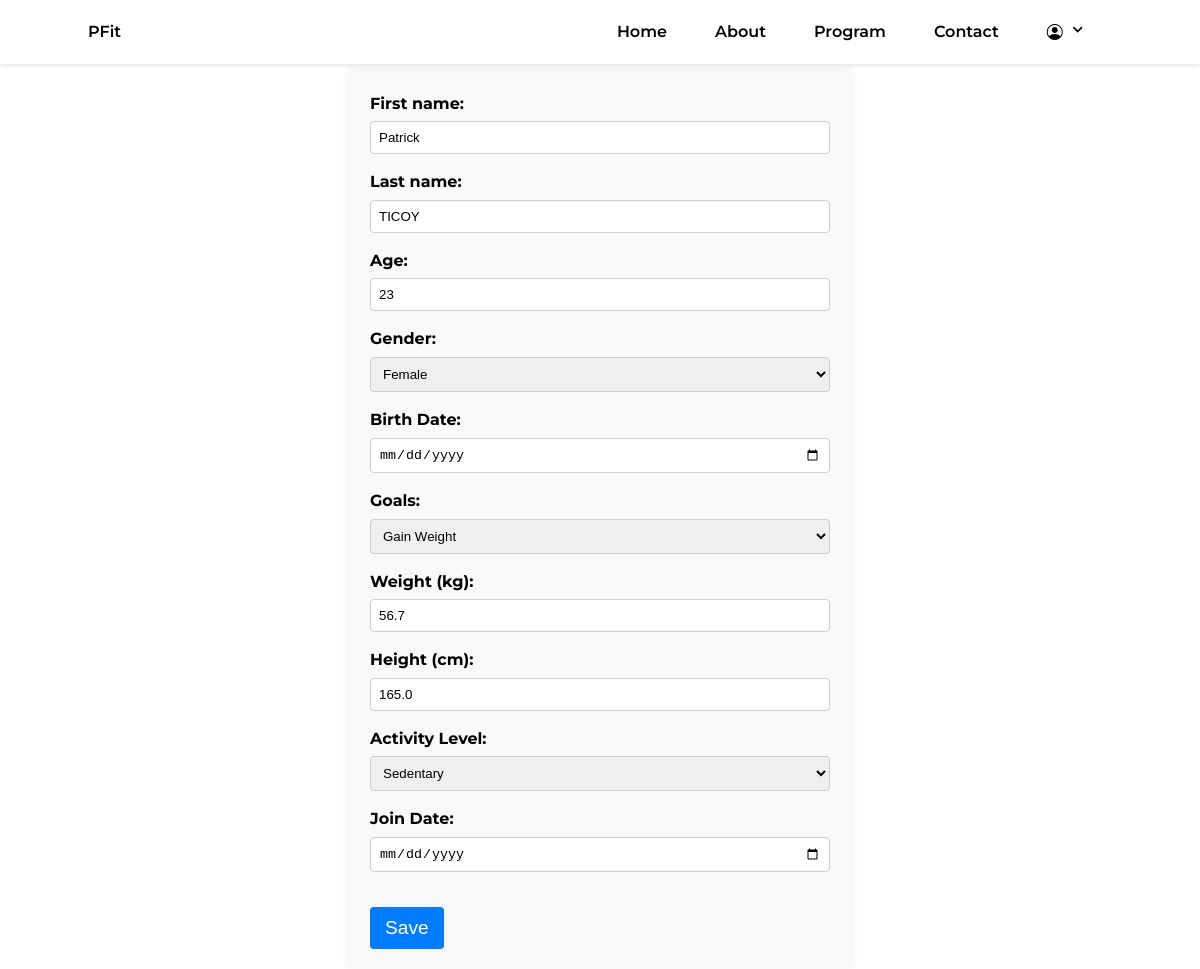
/info/edit/2/, run on an earlier commit of the app's database.
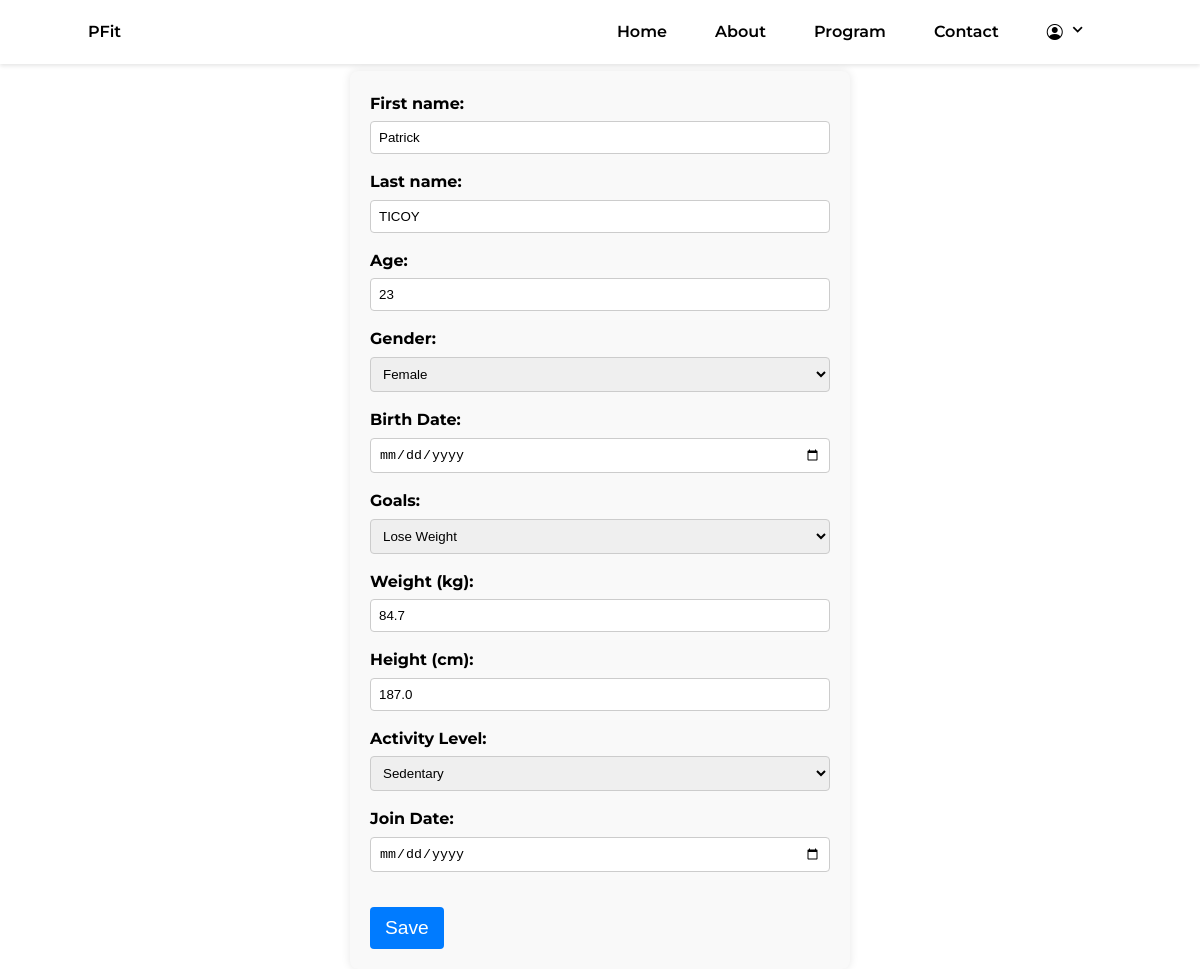
And on a later commit of the database.
### app/models.py (models this page shows, shortened)
class Client(models.Model):
    clientID = models.AutoField(primary_key=True)
    fname = models.CharField(max_length=100,null = False)
    lname = models.CharField(max_length=100, null = False)
    clientAge=models.PositiveIntegerField()
    gender_choices = (
        ('M', 'Male'),
        ('F', 'Female'),
        ('', 'Other'),
    )
    clientSex = models.CharField(max_length=10, choices=gender_choices)
    birthdate = models.DateField()
    goal = models.ForeignKey(Goals, on_delete=models.CASCADE)
    weight = models.FloatField()
    height = models.FloatField()
    level_choices = (
        ('Sedentary', 'Sedentary'),
        ('Lightly Active', 'Lightly Active'),
        ('Moderately Active', 'Moderately Active'),
        ('Very Active', 'Very Active'),
        ('Athlete 2x per day', 'Athlete 2x per day'),
    )
    activityLevel = models.CharField(max_length=100, choices=level_choices)
    joinedDate = models.DateField(null = False)
    bmi = models.FloatField(null=True, blank=True)
    calories = models.FloatField(null=True, blank=True)
    bmi_category = models.CharField(max_length=10, null=True, blank=True)

### app/views.py (the view, shortened to what this page needs)
# urls.py: path('info/edit/<int:pk>/', ClientUpdateView.as_view(), name='client_update'),
class ClientUpdateView(UpdateView):
    model = Client
    form_class = ClientForm
    template_name = 'apps/homepages/client_create_edit.html'
    success_url = '/home/'
    def get_context_data(self, **kwargs):
        context = super().get_context_data(**kwargs)
        context['gender_choices'] = Client.gender_choices
        context['goal'] = Goals.objects.all()
        context['activityLevel'] = Client.level_choices
        return context

### app/forms.py
class ClientForm(forms.ModelForm):
    class Meta:
        model = Client
        fields = ('fname', 'lname', 'clientAge', 'clientSex', 'birthdate', 'goal', 'weight', 'height', 'activityLevel', 'joinedDate')
        widget = {
            'fname': forms.TextInput(attrs={'class': 'form-input',}),
            'lname': forms.TextInput(attrs={'class': 'form-input'}),
            'clientAge': forms.NumberInput(attrs={'class': 'form-input'}),
            'clientSex': forms.Select(attrs={'class': 'form-select'}),
            'birthdate': forms.DateInput(attrs={'class': 'form-input'}),
            'goal': forms.Select(attrs={'class': 'form-input'}),
            'weight': forms.NumberInput(attrs={'class': 'form-input'}),
            'height': forms.NumberInput(attrs={'class': 'form-input'}),
            'activityLevel': forms.Select(attrs={'class': 'form-select'}),
            'joinedDate': forms.DateInput(attrs={'class': 'form-input'}),
        }

### app/models.py (called while the page is built)
    def __str__(self):
        return self.goal_name

### app/templates/apps/homepages/client_create_edit.html (shortened to what this page needs)
{% extends 'apps/homepages/homepagebase.html'%}
{% load static %}
{% block content%}
<link rel="stylesheet" href="{% static 'css/profile_info.css'%}">
<div class="post-entry">
    <form action="" method="POST" class="form-info">
        <div>
            <label for="first-name">First name:</label>
            <input type="text" name="fname" id="first-name" value="{{ form.fname.value }}">
        </div>
        <div>
            <label for="last-name">Last name:</label>
            <input type="text" name="lname" id="last-name" value="{{ form.lname.value }}">
        </div>
        <div>
            <label for="client-age">Age:</label>
            <input type="text" name="clientAge" id="age" value="{{ form.clientAge.value }}">
        </div>
        <div>
            <label for="gender">Gender:</label>
            <select name="clientSex" id="user-gender">
                {% for key, value in gender_choices %}
                    <option value="{{ key }}" {% if key == form.clientSex.value %} selected {% endif %}>
                        {{ value }}
                    </option>
                {% endfor %}
            </select>
        </div>
        <div>
            <label for="birthdate">Birth Date:</label>
            <input type="date" name="birthdate" id="birthdate" value="{{ form.birthdate.value }}">
        </div>
        <div>
            <label for="goal">Goals:</label>
            <select name="goal" id="goal">
                {% for goals in goal %}
                    <option value="{{ goals.pk }}" {% if goals.pk == form.goal.value %} selected {% endif %}>
                        {{ goals }}
                    </option>
                {% endfor %}
            </select>
        </div>
        <div>
            <label for="weight">Weight (kg):</label>
            <input type="number" name="weight" id="weight" step=".01" value="{{ form.weight.value }}">
        </div>
        <div>
            <label for="height">Height (cm):</label>
            <input type="number" name="height" id="height" step=".01" value="{{ form.height.value }}">
        </div>
        <div>
            <label for="activityLevel">Activity Level:</label>
            <select name="activityLevel" id="activityLevel">
                {% for key, value in activityLevel %}
                    <option value="{{ key }}" {% if key == form.activityLevel.value %} selected {% endif %}>
                        {{ value }}
                    </option>
                {% endfor %}
            </select>
        </div>
        <div>
            <label for="joinedDate">Join Date:</label>
            <input type="date" name="joinedDate" id="joinedDate" value="{{ form.joinedDate.value }}">
        </div>
        <input class="cta-btn" type="submit" value="Save">
    </form>
</div>
{% endblock content %}

What changed in the data, as far as the page shows it:
changed Client "Patrick": weight "56.7" → "84.7"; height "165.0" → "187.0"
Also different on the page:
form field goal: "Gain Weight" → "Lose Weight"
